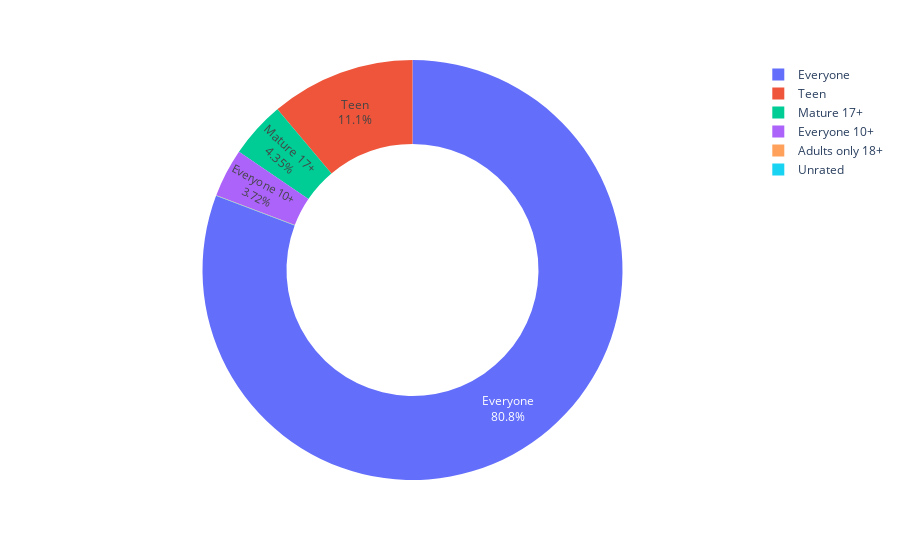

Source (notebook cell):
### Markdown cell above
# Plotly Pie and Donut Charts - Visualise Categorical Data: Content Ratings

### Code cell
import plotly.express as px
ratings = df_apps.Content_Rating.value_counts()
fig = px.pie(ratings.index,values=ratings.values,names=ratings.index,hole=0.6)
fig.update_traces(textposition='inside', textinfo='percent+label')
fig.show()

### Figure 1 — Plotly figure (JSON) as saved in the notebook; plotly's stock layout.template omitted (floating-point values rounded to 4 significant figures)
{"data": [{"domain": {"x": [0, 1], "y": [0, 1]}, "hole": 0.6, "hovertemplate": "label=%{label}<br>value=%{value}<extra></extra>", "labels": ["Everyone", "Teen", "Mature 17+", "Everyone 10+", "Adults only 18+", "Unrated"], "legendgroup": "", "name": "", "showlegend": true, "textinfo": "percent+label", "textposition": "inside", "type": "pie", "values": [6620, 912, 357, 305, 3, 1]}], "layout": {"legend": {"tracegroupgap": 0}, "margin": {"t": 60}}}
